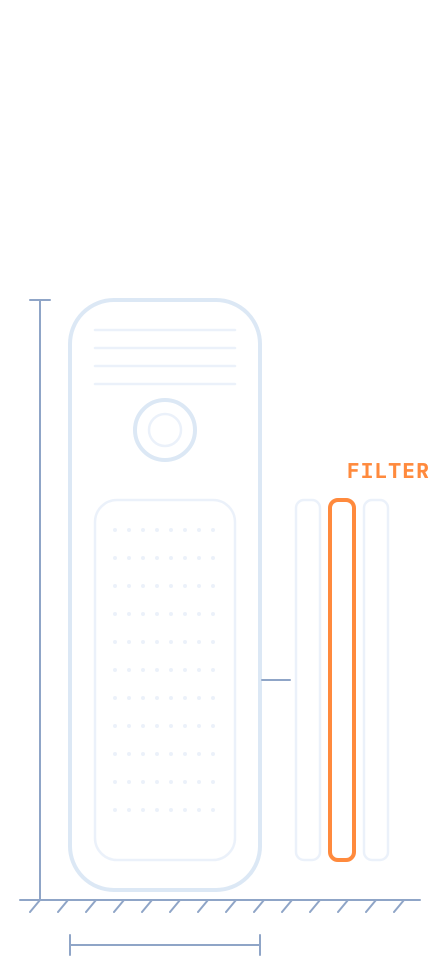
#> input picture assets/blueprints/air_purifier_dark.png, 880 x 1920 px (shown at 1/2 size)
$ python -i gen_cards.py   (imports and definitions only)
#> lines starting #> are read from the running program, lines starting #| are printed output that depends on the picture
#!/usr/bin/env python3
"""가전소 카드뉴스 생성기 (브랜드 가이드 Ver 1.1 기준)

사용법:
  python3 gen_cards.py deck.json OUTDIR
deck.json 형식은 DECK_SPEC.md 참고. 결과: OUTDIR/card1~N.png (1080x1350) + card1~N.jpg (Instagram 업로드용). N 은 기본 7장, 최대 9장(예전 5장 덱도 허용)
deck.json 에 "cover_style": "v2" 를 넣으면 1장(cover·product_cover)이 새 표지 디자인(Do Hyeon 제목, 제품 영역 카드, VS 배지)으로 만들어진다.
deck.json 에 "design": "lab" 을 넣으면 모든 장이 연구소 리포트 디자인(모눈 배경·FILE 라벨·스펙 시트·도면 일러스트)으로 만들어진다.
  이때 "illust:종류" 는 assets/blueprints/ 의 도면을 쓰고, 1장 오른쪽 위는 stamp_logo.py 용 로고 칸으로 비워 둔다.
"""
import json, os, sys
import math
from PIL import Image, ImageDraw, ImageFont, ImageChops, ImageFilter
import qrcode

HERE = os.path.dirname(os.path.abspath(__file__))
FONT_DIR = os.environ.get("GAJEONSO_FONT_DIR", os.path.join(HERE, "fonts"))
LOGO = os.path.join(HERE, "gajeonso_logo.png")
QR_URL = "http://pf.kakao.com/_PHwrX/chat"
CONSULT_TEXT = "상담문의 · 가전소"

W, H, S = 1080, 1350, 2  # S: 슈퍼샘플링 배율(부드러운 선·글자)

NAVY = (0x1A, 0x2A, 0x4A); BLUE = (0x2E, 0x5E, 0xAA); ICE = (0xDC, 0xE8, 0xF5)
WHITE = (0xFD, 0xFE, 0xFE); OFFWHITE = (0xF7, 0xF8, 0xFA)
GRAY = (0x6B, 0x76, 0x88); LGRAY = (0x9A, 0xA6, 0xB2); ORANGE = (0xFF, 0x8A, 0x3D)
ICE_TEXT = (0x18, 0x5F, 0xA5); NAVY_PAGE = (0x6E, 0x86, 0xAC); NAVY_NOTE = (0x8F, 0xA5, 0xC7)
STRIPE = (0xEE, 0xF3, 0xFA)  # 아이스블루 50%

BG = {"navy": NAVY, "ice": ICE, "white": WHITE, "orange": ORANGE, "blue": BLUE}
# 배경별 색 규칙: line(상하 라인), title, body, sub, accent(핵심 수치/강조), page, symbol(선), dot(점)
THEME = {
    "white":  dict(line=NAVY, title=NAVY, body=GRAY, sub=GRAY, accent=BLUE, page=LGRAY, sym=NAVY, dot=NAVY, label=GRAY, stripe=STRIPE, border=True),
    "navy":   dict(line=ICE, title=WHITE, body=ICE, sub=NAVY_NOTE, accent=ICE, page=NAVY_PAGE, sym=ICE, dot=ICE, label=ICE, stripe=(0x24, 0x38, 0x5F), border=False),
    "ice":    dict(line=BLUE, title=NAVY, body=NAVY, sub=BLUE, accent=BLUE, page=GRAY, sym=NAVY, dot=BLUE, label=BLUE, stripe=(0xEA, 0xF1, 0xFA), border=False),
    "blue":   dict(line=ICE, title=WHITE, body=ICE, sub=ICE, accent=WHITE, page=ICE, sym=WHITE, dot=WHITE, label=ICE, stripe=(0x3A, 0x6C, 0xBA), border=False),
    "orange": dict(line=OFFWHITE, title=WHITE, body=WHITE, sub=(0xFF, 0xE3, 0xC8), accent=NAVY, page=(0xFF, 0xE3, 0xC8), sym=OFFWHITE, dot=NAVY, label=(0xFF, 0xE3, 0xC8), stripe=(0xFF, 0x9B, 0x5C), border=False),
}


FONT_URL = "https://raw.githubusercontent.com/orioncactus/pretendard/main/packages/pretendard/dist/public/static/"
DISPLAY_FONT_FILE = "DoHyeon-Regular.ttf"
DISPLAY_FONT_URL = "https://raw.githubusercontent.com/google/fonts/main/ofl/dohyeon/DoHyeon-Regular.ttf"
DISPLAY_OK = True      # Do Hyeon 사용 가능 여부(다운로드 실패 시 Pretendard Bold 로 대체)
USE_DISPLAY = False    # cover_style v2 일 때 포스터형 헤드라인·태그에도 Do Hyeon 사용


MONO_FONT_FILE = "IBMPlexMono-SemiBold.ttf"
MONO_FONT_URL = "https://raw.githubusercontent.com/google/fonts/main/ofl/ibmplexmono/IBMPlexMono-SemiBold.ttf"
MONO_OK = True         # IBM Plex Mono 사용 가능 여부(연구소 리포트 디자인의 라벨·숫자용, 실패 시 Pretendard SemiBold)


# [28 lines left out: function ensure_fonts, not called in this run]


from functools import lru_cache


# [13 lines left out: functions font, dfont, not called in this run]


class Card:
    # [5 lines left out: function __init__, not called in this run]

    # --- 기본 도구 ---
    def text_w(self, s, f):
        return self.d.textlength(s, font=f) / S

    def text(self, x, y, s, f, fill, anchor="la"):
        self.d.text((x * S, y * S), s, font=f, fill=fill, anchor=anchor)

    def hline(self, y, x1, x2, color, w=1.5):
        self.d.line((x1 * S, y * S, x2 * S, y * S), fill=color, width=max(1, round(w * S)))

    # [11 lines left out: function wrap, not called in this run]

    # --- 공통 요소 ---
    def frame(self):
        if self.t["border"]:  # 네이비 2px, 가장자리에서 6px 안쪽 (흰 배경만)
            self.d.rectangle((6 * S, 6 * S, (W - 6) * S, (H - 6) * S), outline=NAVY, width=2 * S)

    # [11 lines left out: function symbol, not called in this run]

    def page_no(self, n, total=5):
        self.text(70, 1280, f"{n} / {total}", font("regular", 24), self.t["page"], "lm")

    # [12 lines left out: function qr_badge, not called in this run]

    def box_lines(self, top, bottom):
        self.hline(top, 90, W - 90, self.t["line"]); self.hline(bottom, 90, W - 90, self.t["line"])

    # [12 lines left out: functions finish, save, not called in this run]


# --- 카드 유형: draw(card, y0) -> 높이. y0=None 이면 높이만 계산 ---
def _h(c, items):  # items: list of (kind, args) -> 합계 높이 계산 후 중앙 정렬
    pass


# [250 lines left out: functions layout_center, b_cover, b_formula, b_table, b_checklist, b_compare and 5 more, not called in this run]


# ---------- 제품 이미지: 배경 제거(컷아웃) ----------
def cutout(src, dst=None, tol=18):
    """제품 사진의 흰색/단색 배경을 제거해 투명 PNG로 저장. 실패(배경이 단색이 아님 등)하면 None 반환."""
#> called with src = 'assets/blueprints/air_purifier_dark.png', tol = 18
    im = Image.open(src)
#> im is the input picture: PIL image 880x1920 RGBA; mean R, G, B, A 12.5, 12.1, 12.3, 10.9
    if im.mode in ("RGBA", "LA", "P"):
        im = im.convert("RGBA")
        if im.getchannel("A").getextrema()[0] < 250:  # 이미 투명 배경
            out = im.crop(im.getchannel("A").point(lambda v: 255 if v > 8 else 0).getbbox())
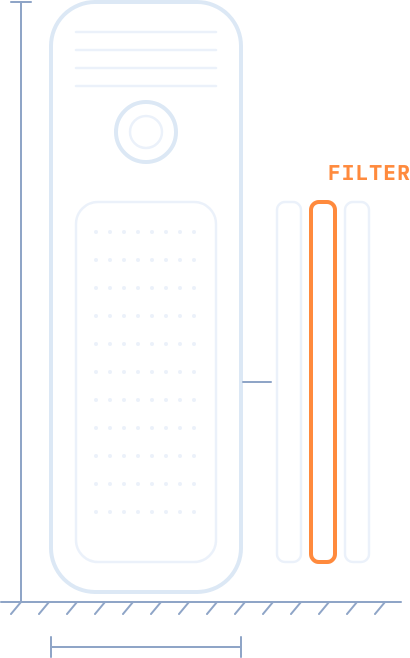
#> out: PIL image 819x1316 RGBA (shown at 1/2 size); mean R, G, B, A 19.5, 19, 19.3, 17.1; transparent parts drawn white
            if dst: out.save(dst)
            return out
    rgb = im.convert("RGB")
    if max(rgb.size) > 1600:
        k = 1600 / max(rgb.size); rgb = rgb.resize((int(rgb.width * k), int(rgb.height * k)), Image.LANCZOS)
    w, h = rgb.size
    border = [rgb.getpixel((x, 0)) for x in range(0, w, 6)] + [rgb.getpixel((x, h - 1)) for x in range(0, w, 6)] \
        + [rgb.getpixel((0, y)) for y in range(0, h, 6)] + [rgb.getpixel((w - 1, y)) for y in range(0, h, 6)]
    med = tuple(sorted(c[i] for c in border)[len(border) // 2] for i in range(3))
    near = sum(1 for c in border if sum(abs(c[i] - med[i]) for i in range(3)) <= 54) / len(border)
    if near < 0.9:
        return None  # 배경이 단색이 아님 → 사용자에게 흰 배경/투명 PNG 요청
    marker = (255, 0, 255)
    flood = rgb.copy()
    seeds = [(0, 0), (w - 1, 0), (0, h - 1), (w - 1, h - 1), (w // 2, 0), (w // 2, h - 1), (0, h // 2), (w - 1, h // 2)]
    for sd in seeds:
        if flood.getpixel(sd) != marker and sum(abs(flood.getpixel(sd)[i] - med[i]) for i in range(3)) <= 54:
            ImageDraw.floodfill(flood, sd, marker, thresh=tol)
    r, g, b = flood.split()
    bgm = ImageChops.darker(ImageChops.darker(r.point(lambda v: 255 if v == 255 else 0), g.point(lambda v: 255 if v == 0 else 0)),
                            b.point(lambda v: 255 if v == 255 else 0))
    alpha = ImageChops.invert(bgm).filter(ImageFilter.MedianFilter(5)).filter(ImageFilter.MinFilter(3)).filter(ImageFilter.GaussianBlur(1.1))
    area = sum(alpha.histogram()[128:]) / (w * h)
    if area < 0.03 or area > 0.97:
        return None
    out = rgb.convert("RGBA"); out.putalpha(alpha)
    out = out.crop(alpha.point(lambda v: 255 if v > 8 else 0).getbbox())
    if dst: out.save(dst)
    return out


# ---------- 제품 일러스트 (적절한 실물 이미지를 못 찾았을 때 사용) ----------
ILLUST_KINDS = ["stick_vacuum", "robot_vacuum", "fridge", "kimchi_fridge", "washer", "washer_drum", "washer_top", "dryer", "tv", "aircon",
                "air_purifier", "microwave", "dishwasher", "generic",
                "stand_aircon", "styler", "water_purifier", "induction"]  # 마지막 4종은 연구소 리포트 디자인(도면)에서만 전용 그림, 기존 디자인은 generic


# [221 lines left out: functions illustration, place_image, pill, burst, full_product_cover, full_product and 1 more, not called in this run]


# ---------- 새 표지(cover_style v2): 큰 제목 + 제품 영역 카드 ----------
import re

# 표지색별 색 조합 (태그 알약, VS 배지, 제목 1·2줄, 부제, 힌트, 페이지 번호, 제품 영역 카드)
V2 = {
    "ice":    dict(t1=NAVY,     t2=BLUE,       sub=BLUE,       tag_fill=ORANGE, tag_txt=WHITE,    badge=ORANGE, vs=BLUE,       hint=BLUE,       page=NAVY,     panel=WHITE),
    "white":  dict(t1=NAVY,     t2=BLUE,       sub=BLUE,       tag_fill=ORANGE, tag_txt=WHITE,    badge=ORANGE, vs=BLUE,       hint=BLUE,       page=NAVY,     panel=STRIPE),
    "navy":   dict(t1=OFFWHITE, t2=NAVY_NOTE,  sub=NAVY_NOTE,  tag_fill=ORANGE, tag_txt=WHITE,    badge=ORANGE, vs=NAVY_NOTE,  hint=NAVY_NOTE,  page=OFFWHITE, panel=WHITE),
    "orange": dict(t1=NAVY,     t2=NAVY,       sub=NAVY,       tag_fill=NAVY,   tag_txt=OFFWHITE, badge=NAVY,   vs=NAVY,       hint=NAVY,       page=NAVY,     panel=WHITE),
    "blue":   dict(t1=WHITE,    t2=ICE,        sub=ICE,        tag_fill=ORANGE, tag_txt=WHITE,    badge=ORANGE, vs=ICE,        hint=ICE,        page=ICE,      panel=WHITE),
}
VS_RE = re.compile(r"\s+(?:vs\.?|VS\.?)\s+")


def _split_vs(line):
    parts = VS_RE.split(line, maxsplit=1)
    return (parts[0].strip(), parts[1].strip()) if len(parts) == 2 else None


# [76 lines left out: functions _line_w, _draw_line, cover_v2, not called in this run]


# ---------- 연구소 리포트 디자인 (deck "design": "lab") ----------
# 모눈 배경 + 모서리 크롭 마크 + FILE 라벨 + 흰 스펙 시트 패널 + 도면 일러스트.
# 제목 Pretendard ExtraBold, 라벨·숫자 IBM Plex Mono. 도면은 design/blueprints 에서 만든 assets/blueprints/*.png 를 쓴다.
BLUEPRINT_DIR = os.path.join(HERE, "assets", "blueprints")
LAB_ALIAS = {"washer": "washer_drum"}
LAB_LANDSCAPE = {"robot_vacuum", "tv", "aircon", "microwave", "induction"}
LAB_KIND_TAG = {"stick_vacuum": "VACUUM", "robot_vacuum": "ROBOT", "fridge": "FRIDGE", "kimchi_fridge": "KIMCHI",
                "washer_drum": "WASHER", "washer_top": "WASHER", "dryer": "DRYER", "tv": "TV", "aircon": "AIRCON",
                "stand_aircon": "AIRCON", "air_purifier": "AIR", "microwave": "MICROWAVE", "dishwasher": "DISHWASHER",
                "styler": "CLOTHCARE", "water_purifier": "WATER", "induction": "COOKTOP", "generic": "REPORT"}
LAB_FILE = {"formula": "FORMULA", "table": "SPEC SHEET", "checklist": "CHECKLIST", "compare": "COMPARE", "steps": "PROCESS",
            "contact": "CONTACT", "review": "REVIEW", "deal": "DEAL", "cta": "CONSULT", "product": "PRODUCT", "poster": "NOTICE"}
LAB_CONTENT_BG = {"table": "ice", "compare": "ice", "contact": "ice"}  # 그 외 내용 카드·CTA 는 white
DASH = (0xB8, 0xC7, 0xDB)
LOGO_BOX = (820, 24, 1040, 252)   # 표지 로고 칸: stamp_logo.py 가 오른쪽 위에 로고를 넣을 수 있게 모눈 없이 비운다


def _blend(a, b, t):
    return tuple(round(a[i] * (1 - t) + b[i] * t) for i in range(3))


LAB = {
    "navy":   dict(grid=_blend(NAVY, ICE, .08), crop=ICE, label=ICE, file=ORANGE, dim=NAVY_NOTE, title=OFFWHITE, sub=ICE,
                   page=NAVY_NOTE, sym=ICE, dot=ICE, tag_fill=ORANGE, tag_txt=NAVY, art="dark"),
    "blue":   dict(grid=_blend(BLUE, ICE, .12), crop=ICE, label=ICE, file=ORANGE, dim=ICE, title=WHITE, sub=ICE,
                   page=ICE, sym=WHITE, dot=WHITE, tag_fill=ORANGE, tag_txt=NAVY, art="dark"),
    "ice":    dict(grid=_blend(ICE, BLUE, .12), crop=BLUE, label=BLUE, file=ORANGE, dim=BLUE, title=NAVY, sub=GRAY,
                   page=BLUE, sym=NAVY, dot=BLUE, tag_fill=NAVY, tag_txt=OFFWHITE, art="light"),
    "white":  dict(grid=_blend(WHITE, NAVY, .06), crop=NAVY, label=BLUE, file=ORANGE, dim=BLUE, title=NAVY, sub=GRAY,
                   page=BLUE, sym=NAVY, dot=NAVY, tag_fill=ICE, tag_txt=NAVY, art="light"),
    "orange": dict(grid=_blend(ORANGE, NAVY, .10), crop=NAVY, label=NAVY, file=OFFWHITE, dim=NAVY, title=NAVY, sub=NAVY,
                   page=NAVY, sym=OFFWHITE, dot=NAVY, tag_fill=NAVY, tag_txt=OFFWHITE, art="orange"),
}


# [12 lines left out: functions mfont, _is_kr, not called in this run]


def ttext_w(c, s, f, px, track=0.0, kf=None):
    """글자 간격(track, em 단위)을 넣은 폭. kf 가 있으면 한글은 kf, 나머지는 f(혼합 글꼴)."""
    return sum(c.text_w(ch, kf if (kf and (_is_kr(ch) or ch == " ")) else f) + track * px for ch in s) - (track * px if s else 0)


# [12 lines left out: function ttext, not called in this run]


def mtext(c, x, y, s, px, color, track=0.08, anchor="ls", kweight="semibold"):
    """영문·숫자는 Plex Mono, 한글은 Pretendard 로 섞어 쓴다."""
    return ttext(c, x, y, s, mfont(px), px, color, track, font(kweight, px), anchor)


def mtext_w(c, s, px, track=0.08, kweight="semibold"):
    return ttext_w(c, s, mfont(px), px, track, font(kweight, px))


# [20 lines left out: function lab_wrap, not called in this run]


def BL(top, px):
    """글자 상자 위쪽 → 기준선(Pretendard 대략 값)."""
    return top + px * 0.86


# [33 lines left out: functions lab_grid, lab_file, lab_plug, not called in this run]


def lab_page(c, n, total):
    mtext(c, 96, 1266, f"{n:02d}/{total:02d}", 26, LAB[c.bg]["page"], 0.04)


# [40 lines left out: functions lab_consult, lab_footnote, lab_pill, lab_dashed, not called in this run]


def lab_sheet(c, x1, y1, x2, y2, fill=WHITE, border=NAVY, width=3, radius=10):
    c.d.rounded_rectangle((x1 * S, y1 * S, x2 * S, y2 * S), radius=radius * S, fill=fill, outline=border, width=width * S)


# [144 lines left out: functions lab_title, _art_path, lab_visual, _visual_kind, _is_landscape, lab_cover and 1 more, not called in this run]


KS = (1.0, 0.93, 0.86, 0.8, 0.74, 0.68)


# [9 lines left out: function _fit, not called in this run]


def _rows_text(c, text, weight, px, max_w, track=-0.02):
    f = font(weight, px); return f, lab_wrap(c, text, f, px, max_w, track)


# [440 lines left out: functions _lines, lab_formula, lab_table, lab_checklist, lab_compare, lab_steps and 8 more, not called in this run]


LAB_BODY = {"formula": lab_formula, "table": lab_table, "checklist": lab_checklist, "compare": lab_compare,
            "steps": lab_steps, "contact": lab_contact, "review": lab_review, "deal": lab_deal}


# [23 lines left out: function render_lab_card, not called in this run]


FULL = {"product_cover": full_product_cover, "product": full_product, "poster": full_poster}

BUILDERS = {"cover": b_cover, "formula": b_formula, "table": b_table, "checklist": b_checklist, "compare": b_compare,
            "steps": b_steps, "contact": b_contact, "review": b_review, "deal": b_deal, "cta": b_cta}
LEFT_ALIGNED = {"checklist", "review", "deal", "steps"}  # 문서 레이아웃: 목록·표·후기는 좌측 150px 시작


# [36 lines left out: function render, not called in this run]


# [6 lines not run here, left out]

>>> result = cutout('assets/blueprints/air_purifier_dark.png')
